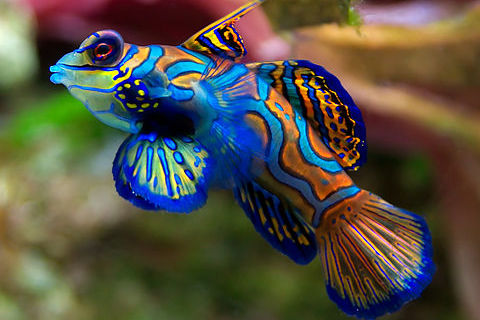
#> input picture docs/trans/fish.jpg, 480 x 320 px
$ python transform7.py
#> lines starting #> are read from the running program, lines starting #| are printed output that depends on the picture
"""Change the color space."""
import cv2 as cv
import numpy as np

img = cv.imread('fish.jpg')
#> img is the input picture: shape (320, 480, 3); mean B, G, R 68.1, 81.2, 84.6
img = cv.resize(img, None, fx=0.5, fy=0.5, interpolation=cv.INTER_CUBIC)
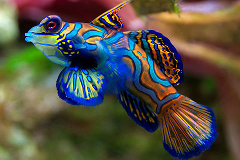
#> img: shape (160, 240, 3); mean B, G, R 68.2, 81.3, 84.7
M = np.ones(img.shape, dtype='uint8') * 40

hsv = cv.cvtColor(img, cv.COLOR_BGR2HSV)
#> hsv: shape (160, 240, 3); mean H, S, V 57.5, 157.9, 112.2
lab = cv.cvtColor(img, cv.COLOR_BGR2LAB)
#> lab: shape (160, 240, 3); mean of channels 0, 1, 2 90, 132.3, 137.1
img2 = np.hstack([img, hsv, lab])
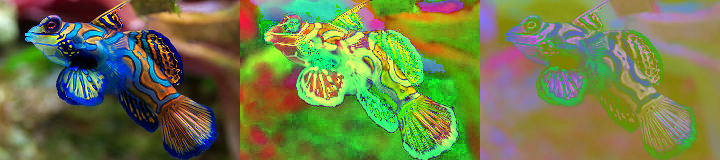
#> img2: shape (160, 720, 3); mean B, G, R 71.9, 123.8, 111.3

cv.imshow('window', img2)
cv.waitKey(0)
cv.destroyAllWindows()

$ run again, with docs/trans/affine1.png saved as docs/trans/fish.jpg
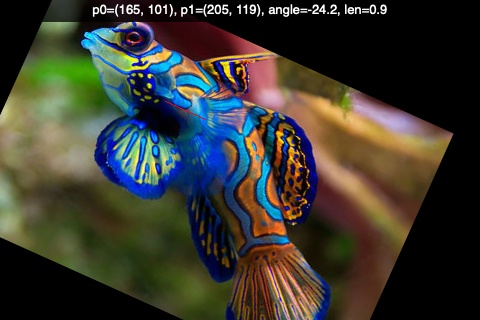
#> input picture docs/trans/affine1.png, 480 x 320 px
#> img is the input picture: shape (320, 480, 3); mean B, G, R 48.2, 57.6, 59.1
#> `img = cv.resize(img, None, fx=0.5, fy=0.5, interpolation=cv.INTER_CUBIC)`:
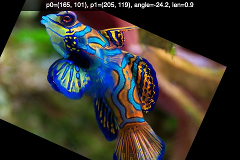
#> img: shape (160, 240, 3); mean B, G, R 48.3, 57.7, 59.2
#> hsv: shape (160, 240, 3); mean H, S, V 42.1, 116.1, 77.6
#> lab: shape (160, 240, 3); mean of channels 0, 1, 2 63.1, 130.3, 134.3
#> `img2 = np.hstack([img, hsv, lab])`:
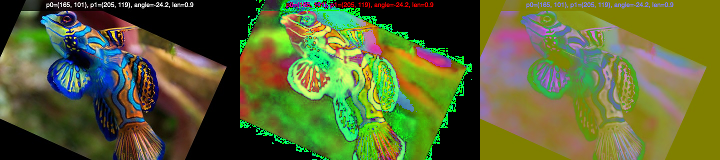
#> img2: shape (160, 720, 3); mean B, G, R 51.2, 101.3, 90.3
